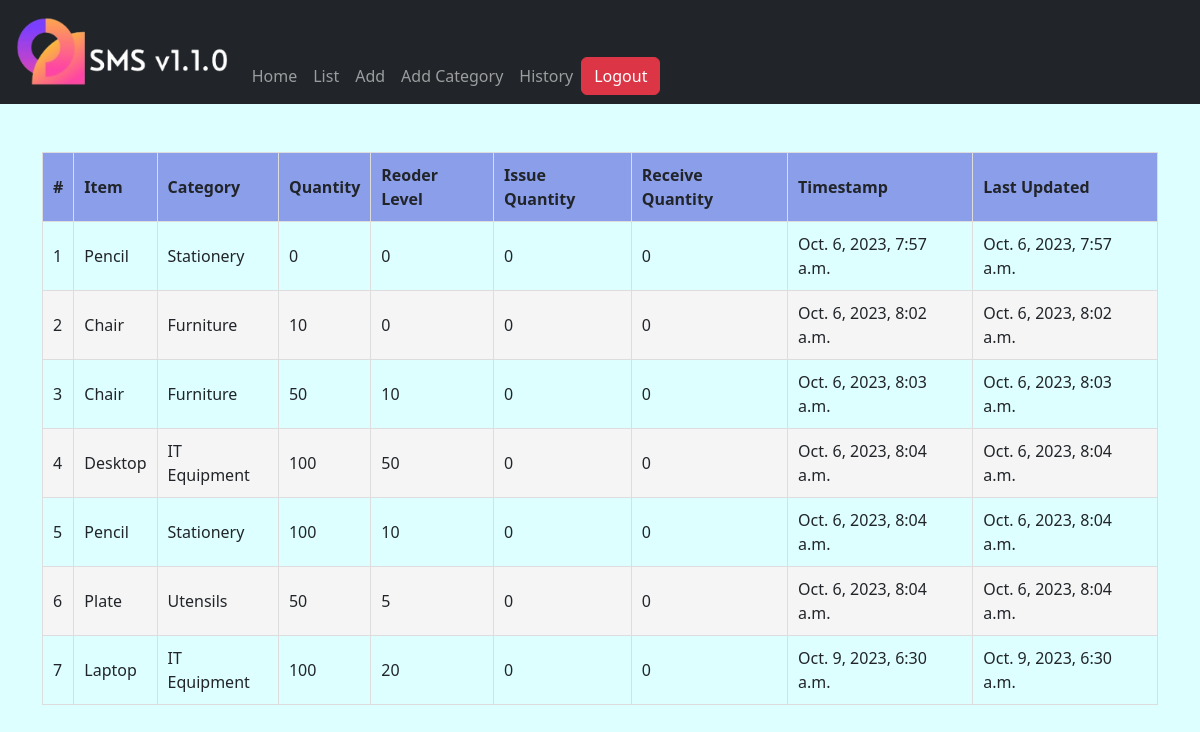
Page /stock/history/ (signed in) on the committed database.
### stockmgt/models.py (models this page shows)
class StockHistory(models.Model):
    category = models.ForeignKey(Category, on_delete=models.CASCADE, blank=True, null=True)
    item_name = models.CharField(max_length=50, blank=True, null=True)
    quantity = models.IntegerField(default='0', blank=True, null=True)
    receive_quantity = models.IntegerField(default='0', blank=True, null=True)
    receive_by = models.CharField(max_length=50, blank=True, null=True)
    issue_quantity = models.IntegerField(default='0', blank=True, null=True)
    issue_by = models.CharField(max_length=50, blank=True, null=True)
    issue_to = models.CharField(max_length=50, blank=True, null=True)
    phone_number = models.CharField(max_length=50, blank=True, null=True)
    created_by = models.CharField(max_length=50, blank=True, null=True)
    reorder_level = models.IntegerField(default='0', blank=True, null=True)
    last_updated = models.DateTimeField(auto_now_add=False, auto_now=False, null=True)
    timestamp = models.DateTimeField(auto_now_add=False, auto_now=True, null=True)

class Category(models.Model):
    name = models.CharField(max_length=50, blank=True, null=True)
    def __str__(self):
        return self.name

### stockmgt/views.py (the view)
# urls.py: path('history/', history, name='history'),
@login_required(login_url=('/accounts/login'))
def history(request):
    queryset = StockHistory.objects.all()
    context = {
		"queryset": queryset,
	}
    return render(request, "stock/history.html",context)

### stockmgt/templates/stock/history.html
{% extends 'base.html' %}
{% block content %}
    <div class="container mt-5">
        <table>
            <thead>
                <th>#</th>
				<th>Item</th>
				<th>Category</th>
				<th>Quantity</th>
				<th>Reoder Level</th>
                <th>Issue Quantity</th>
                <th>Receive Quantity</th>
				<th>Timestamp</th>
				<th>Last Updated</th>
            </thead>
            <tbody>
                {% for instance in queryset %}
                <tr>
                    <td>{{ forloop.counter }}</td>
                    <td>{{ instance.item_name }}</td>
                    <td>{{ instance.category }}</td>
                    <td>{{ instance.quantity }}</td>
                    <td>{{ instance.reorder_level }}</td>
                    <td>{{ instance.issue_quantity }}</td>
                    <td>{{ instance.receive_quantity }}</td>
                    <td>{{ instance.timestamp }}</td>
                    <td>{{ instance.last_updated }}</td>
                </tr>
                {% endfor %}
            </tbody>
        </table>
    </div>
{% endblock %}

### stockmgt/static/css/styles.css (style rules this page uses)
* { margin: 0; box-sizing: border-box; }
body { background-color: rgb(221, 255, 255); }
table { width: 100%; border-collapse: collapse; margin: 20px 0; }
th { background-color: #8b9eea; text-align: left; padding: 10px; font-weight: bold; border: 1px solid #ddd; }
td { padding: 10px; border: 1px solid #ddd; }
tr:nth-child(even) { background-color: #f5f5f5; }

### rows in the picture
StockHistory: item_name "Pencil", category "Stationery", quantity "0", reorder_level "0", issue_quantity "0", receive_quantity "0", timestamp "Oct. 6, 2023, 7:57 a.m.", last_updated "Oct. 6, 2023, 7:57 a.m."
StockHistory: item_name "Chair", category "Furniture", quantity "10", reorder_level "0", issue_quantity "0", receive_quantity "0", timestamp "Oct. 6, 2023, 8:02 a.m.", last_updated "Oct. 6, 2023, 8:02 a.m."
StockHistory: item_name "Chair", category "Furniture", quantity "50", reorder_level "10", issue_quantity "0", receive_quantity "0", timestamp "Oct. 6, 2023, 8:03 a.m.", last_updated "Oct. 6, 2023, 8:03 a.m."
StockHistory: item_name "Desktop", category "IT Equipment", quantity "100", reorder_level "50", issue_quantity "0", receive_quantity "0", timestamp "Oct. 6, 2023, 8:04 a.m.", last_updated "Oct. 6, 2023, 8:04 a.m."
StockHistory: item_name "Pencil", category "Stationery", quantity "100", reorder_level "10", issue_quantity "0", receive_quantity "0", timestamp "Oct. 6, 2023, 8:04 a.m.", last_updated "Oct. 6, 2023, 8:04 a.m."
StockHistory: item_name "Plate", category "Utensils", quantity "50", reorder_level "5", issue_quantity "0", receive_quantity "0", timestamp "Oct. 6, 2023, 8:04 a.m.", last_updated "Oct. 6, 2023, 8:04 a.m."
StockHistory: item_name "Laptop", category "IT Equipment", quantity "100", reorder_level "20", issue_quantity "0", receive_quantity "0", timestamp "Oct. 9, 2023, 6:30 a.m.", last_updated "Oct. 9, 2023, 6:30 a.m."
